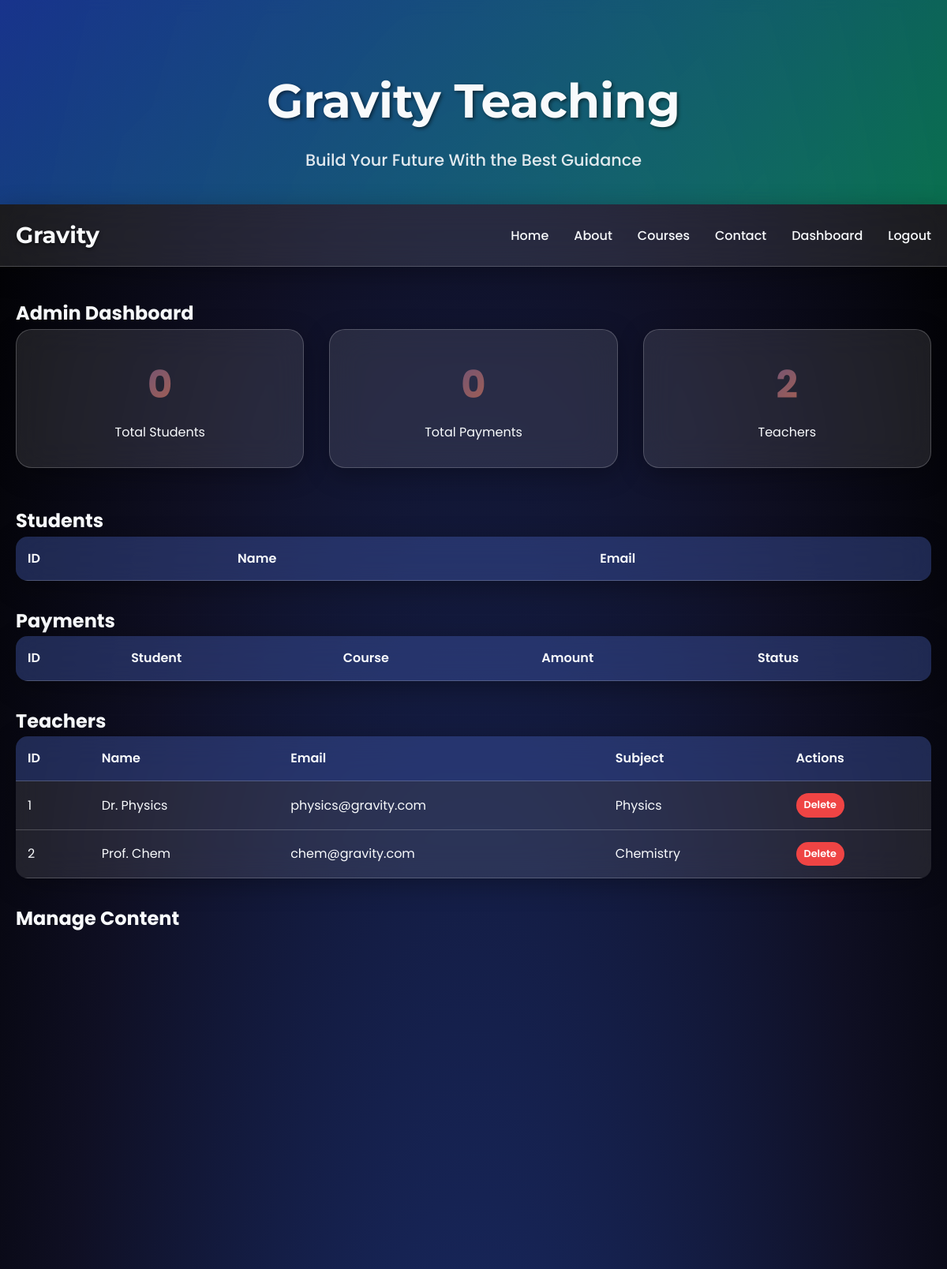
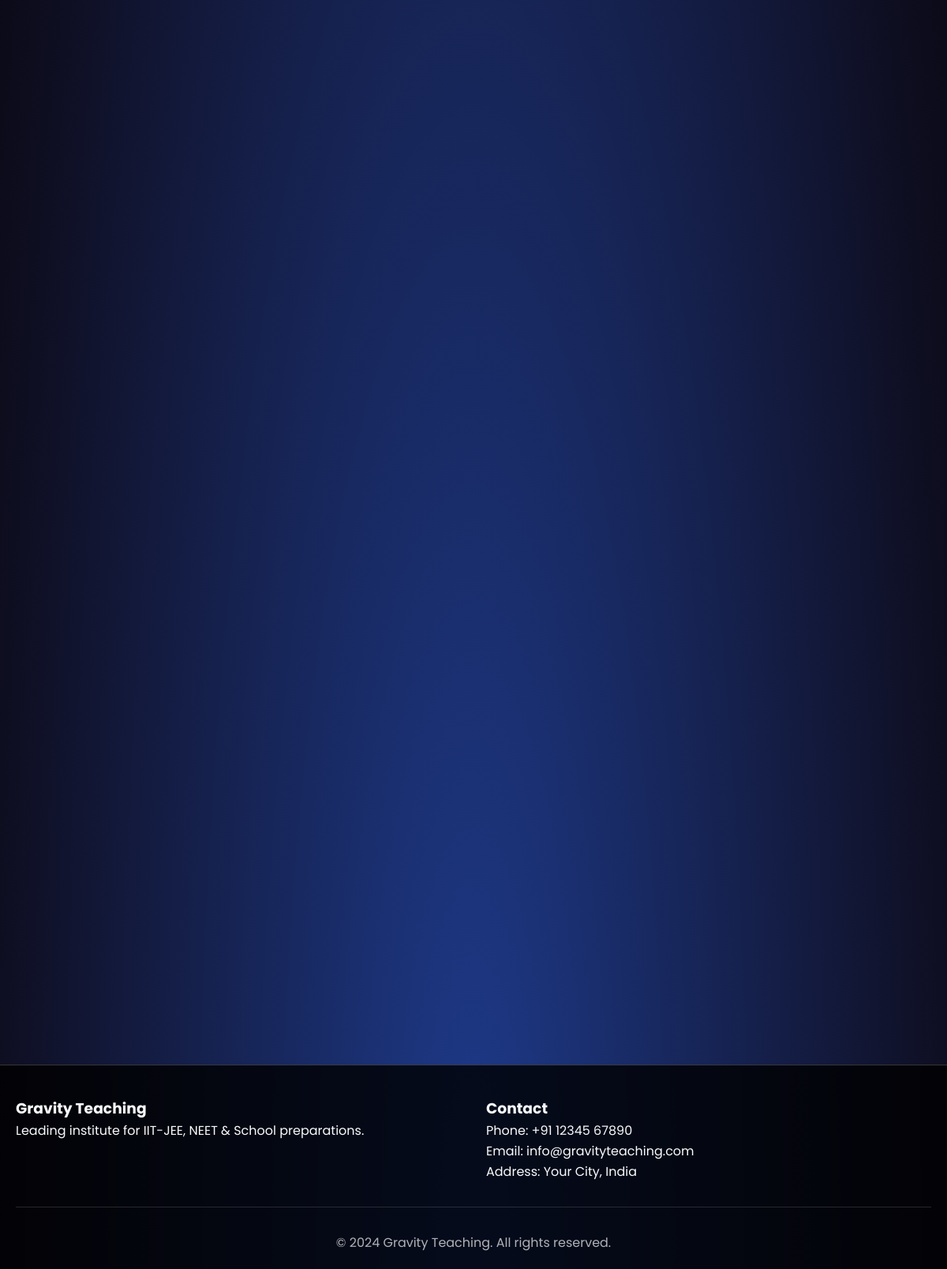
The app's page /admin-dashboard (signed in) with its own data (2 pictures, top to bottom).
### app.py (models this page shows)
class Teacher(db.Model):
    id = db.Column(db.Integer, primary_key=True)
    name = db.Column(db.String(100), nullable=False)
    email = db.Column(db.String(100), unique=True, nullable=False)
    password_hash = db.Column(db.String(200), nullable=False)
    subject = db.Column(db.String(50), nullable=False)

### app.py (the view)
        def decorated_function(*args, **kwargs):
            if 'user_id' not in session:
                flash('Please log in first.', 'warning')
                return redirect(url_for('student_login'))
            user_role = session.get('role')
            if required_role and user_role != required_role:
                flash('Access denied.', 'danger')
                return redirect(url_for('home'))
            return f(*args, **kwargs)

### app.py (called while the page is built)
def login_required(required_role=None):
    def decorator(f):
        def decorated_function(*args, **kwargs):
            if 'user_id' not in session:
                flash('Please log in first.', 'warning')
                return redirect(url_for('student_login'))
            user_role = session.get('role')
            if required_role and user_role != required_role:
                flash('Access denied.', 'danger')
                return redirect(url_for('home'))
            return f(*args, **kwargs)
        decorated_function.__name__ = f.__name__
        return decorated_function
    return decorator

@app.route('/admin-dashboard')
@login_required('admin')
def admin_dashboard():
    students = Student.query.all()
    payments = Payment.query.all()
    teachers = Teacher.query.all()
    courses = Course.query.all()
    return render_template('admin_dashboard.html', students=students, payments=payments, teachers=teachers, courses=courses)

### templates/admin_dashboard.html (shortened to what this page needs)
{% extends "base.html" %}
{% block content %}
<section class="dashboard">
    <h1 class="montserrat">Admin Dashboard</h1>
    <div class="admin-stats">
        <div class="stat-card glass-card">
            <h2>{{ students|length }}</h2>
            <p>Total Students</p>
        </div>
        <div class="stat-card glass-card">
            <h2>{{ payments|length }}</h2>
            <p>Total Payments</p>
        </div>
        <div class="stat-card glass-card">
            <h2>{{ teachers|length }}</h2>
            <p>Teachers</p>
        </div>
    </div>
    <section class="students-section">
        <h2>Students</h2>
        <table class="data-table">
            <thead>
                <tr>
                    <th>ID</th>
                    <th>Name</th>
                    <th>Email</th>
                </tr>
            </thead>
        </table>
    </section>
    <section class="payments-section">
        <h2>Payments</h2>
        <table class="data-table">
            <thead>
                <tr>
                    <th>ID</th>
                    <th>Student</th>
                    <th>Course</th>
                    <th>Amount</th>
                    <th>Status</th>
                </tr>
            </thead>
        </table>
    </section>
    <section class="teachers-section">
        <h2>Teachers</h2>
        <table class="data-table">
            <thead>
                <tr>
                    <th>ID</th>
                    <th>Name</th>
                    <th>Email</th>
                    <th>Subject</th>
                    <th>Actions</th>
                </tr>
            </thead>
            <tbody>
                {% for teacher in teachers %}
                <tr>
                    <td>{{ teacher.id }}</td>
                    <td>{{ teacher.name }}</td>
                    <td>{{ teacher.email }}</td>
                    <td>{{ teacher.subject }}</td>
                    <td>
                        <a href="{{ url_for('delete_teacher', teacher_id=teacher.id) }}"
                           class="btn" onclick="return confirm('Delete {{ teacher.name }}?')"
                           style="padding: 5px 10px; font-size: 0.8rem; background: #ef4444; color: white;">Delete</a>
                    </td>
                </tr>
                {% endfor %}
            </tbody>
        </table>
    </section>
    <section class="crud-section">
        <h2>Manage Content</h2>
        <div class="crud-forms">
        </div>
    </section>
</section>
{% endblock %}

### static/css/style.css (style rules this page uses)
* { margin: 0; padding: 0; box-sizing: border-box; }
:root { --primary-blue: #1e40af; --secondary-orange: #f97316; --dark-bg: #0f0f23; --glass-bg: rgba(255, 255, 255, 0.1); --glass-border: rgba(255, 255, 255, 0.2); --text-light: #f8fafc; --text-muted: #cbd5e1; --shadow-light: 0 8px 32px rgba(0, 0, 0, 0.3); --shadow-glow: 0 0 20px rgba(30, 64, 175, 0.5); }
body { font-family: 'Poppins', sans-serif; line-height: 1.6; color: var(--text-light); overflow-x: hidden; scroll-behavior: smooth; }
.gravity-bg { background: radial-gradient(ellipse at bottom, #1e3a8a 0%, #0f0f23 70%, #000 100%); min-height: 100vh; position: relative; }
.gravity-bg::before { content: ''; position: fixed; top: 0; left: 0; width: 100%; height: 100%; background-image: radial-gradient(2px 2px at 20px 30px, #eee, transparent), radial-gradient(2px 2px at 40px 70px, #fff, transparent), radial-gradient(1px 1px at 90px 40px, #fff, transparent), radial-gradient(1px 1px at 130px 80px, #ddd, transparent), background-repeat: repeat; background-size: 200px 100px; animation: stars-twinkle 20s linear infinite; z-index: -1; }
.btn { display: inline-block; padding: 12px 30px; border-radius: 50px; text-decoration: none; font-weight: 600; text-align: center; cursor: pointer; transition: all 0.3s ease; border: none; font-size: 1rem; }
.glass-card { background: var(--glass-bg); backdrop-filter: blur(20px); border: 1px solid var(--glass-border); border-radius: 20px; padding: 2rem; box-shadow: var(--shadow-light); transition: all 0.4s ease; }
.dashboard { padding: 40px 0; }
.data-table { width: 100%; border-collapse: collapse; margin-bottom: 2rem; background: var(--glass-bg); backdrop-filter: blur(20px); border-radius: 15px; overflow: hidden; box-shadow: var(--shadow-light); }
.data-table th, .data-table td { padding: 15px; text-align: left; border-bottom: 1px solid var(--glass-border); }
.data-table th { background: rgba(30, 64, 175, 0.3); font-weight: 600; color: var(--text-light); }
.admin-stats, .stats-grid { display: grid; grid-template-columns: repeat(auto-fit, minmax(200px, 1fr)); gap: 2rem; margin-bottom: 3rem; }
.stat-card { text-align: center; padding: 2rem; }
.stat-card h2 { font-size: 3rem; font-weight: 700; background: linear-gradient(135deg, var(--primary-blue), var(--secondary-orange)); -webkit-background-clip: text; -webkit-text-fill-color: transparent; margin-bottom: 0.5rem; }
section { animation: fadeInUp 0.8s ease-out; }

### records on screen
Teacher: id "1", name "Dr. Physics", email "physics@gravity.com", subject "Physics"
Teacher: id "2", name "Prof. Chem", email "chem@gravity.com", subject "Chemistry"

### other values on screen
{{ students|length }} "0"
{{ payments|length }} "0"
{{ teachers|length }} "2"
